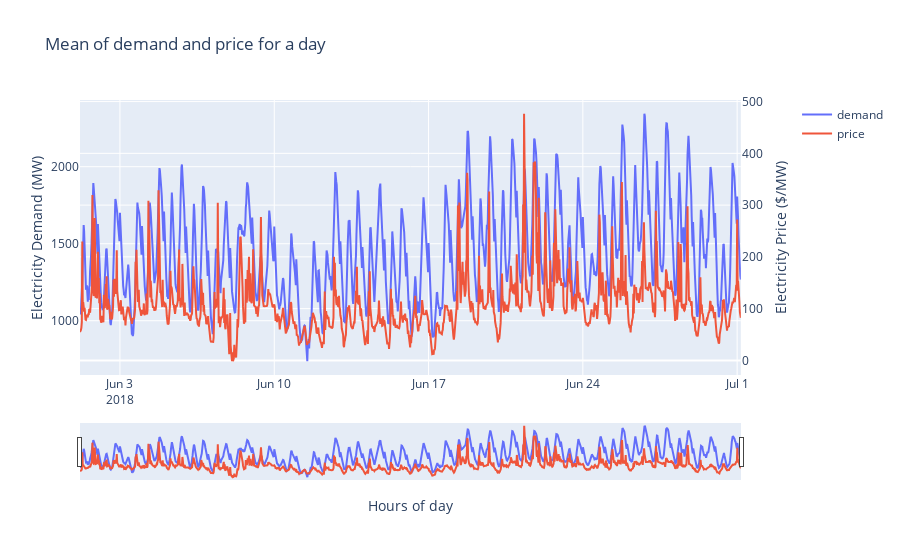

Write notebook code for a chart like this one.
### Code cell
df = df_30min.set_index(['Timestamp'])

fig = make_subplots(specs=[[{"secondary_y": True}]])
fig.add_trace(go.Scatter(x=df['Energy_Demand'].index, y=df['Energy_Demand'], name='demand'), secondary_y=False)
fig.add_trace(go.Scatter(x=df['Energy_Price'].index, y=df['Energy_Price'], name='price'), secondary_y=True)

# Add figure title
fig.update_layout(
    title_text="Mean of demand and price for a day",
    xaxis_rangeslider_visible=True,
)

# Set x-axis title
fig.update_xaxes(title_text="Hours of day")

# Set y-axes titles
fig.update_yaxes(title_text="Electricity Demand (MW)", secondary_y=False)
fig.update_yaxes(title_text="Electricity Price ($/MW)", secondary_y=True)

fig.show()

### Figure 1 — Plotly figure (JSON) as saved in the notebook; plotly's stock layout.template omitted (floating-point values rounded to 4 significant figures; data arrays with more than 128 entries replaced by an {"elided": "..."} marker saying what was removed)
{"data": [{"name": "demand", "type": "scatter", "x": {"elided": "1609 str values"}, "xaxis": "x", "y": {"elided": "1609 float values"}, "yaxis": "y"}, {"name": "price", "type": "scatter", "x": {"elided": "1609 str values"}, "xaxis": "x", "y": {"elided": "1609 float values"}, "yaxis": "y2"}], "layout": {"title": {"text": "Mean of demand and price for a day"}, "xaxis": {"anchor": "y", "domain": [0, 0.94], "rangeslider": {"visible": true}, "title": {"text": "Hours of day"}}, "yaxis": {"anchor": "x", "domain": [0, 1], "title": {"text": "Electricity Demand (MW)"}}, "yaxis2": {"anchor": "x", "overlaying": "y", "side": "right", "title": {"text": "Electricity Price ($/MW)"}}}}
